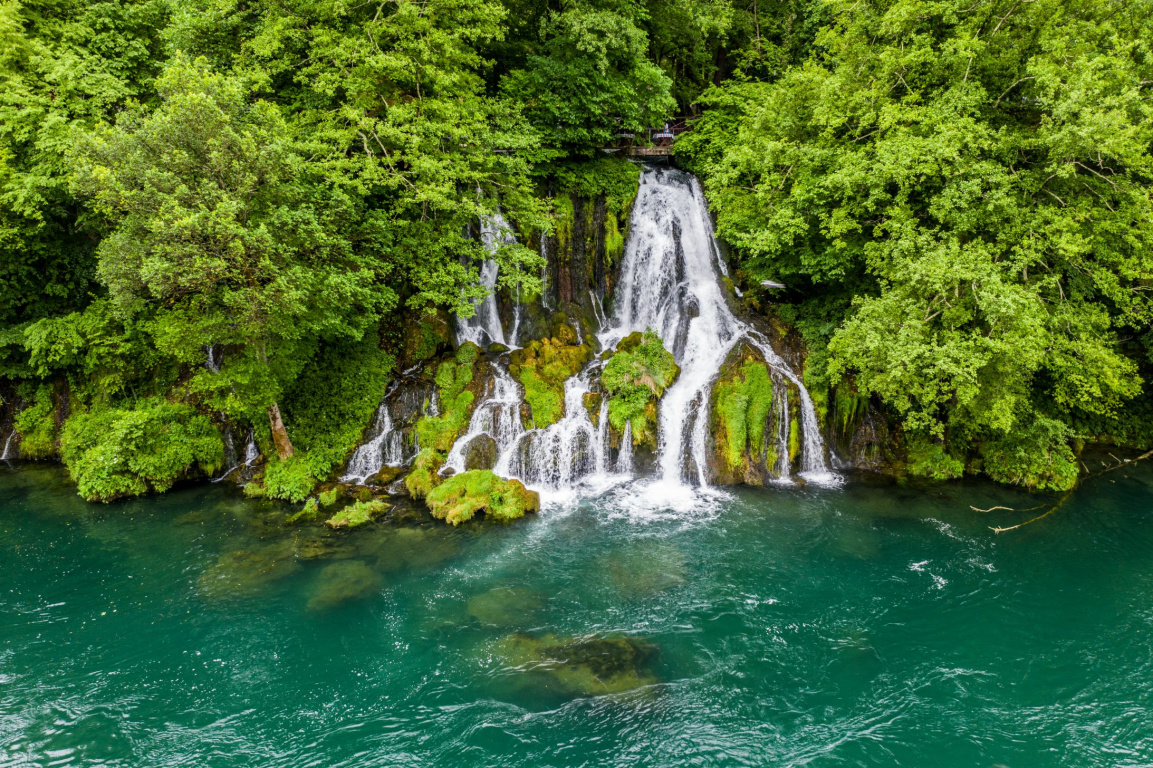
#> input picture nature_1.jpg, 1153 x 768 px
$ python main.py --images .
#> lines starting #> are read from the running program, lines starting #| are printed output that depends on the picture; after the words box and inside, x2 and y2 are one past the last pixel; in counts of white or black regions, pixels touching at a corner belong together
"""https://www.pyimagesearch.com/2017/06/05/computing-image-colorfulness-with-opencv-and-python/"""
"""https://www.tutorialkart.com/opencv/python/opencv-python-get-image-size/"""
#import-urile de care avem nevoie
import cv2
import numpy as np
import argparse
from imutils import paths
from imutils import resize
from imutils import build_montages

#metoda add_argument: construct the argument parse and parse the arguments
#Avem nevoie de o singura linie de comanda ca argument, --images, care este calea catre directorul de imagini
ap = argparse.ArgumentParser()
ap.add_argument("-i", "--images", required=True,
                help="path to input directory of images")
args = vars(ap.parse_args())

#functia image_colorfulness: ia imaginea ca singurul argument si o returneaza cu parametrii de analizare a culorii
#pentru pozitionarea parametrilor de culoare s-au folosit formulele:
# rg = R - G
#yb = \frac{1}{2}(R + G) - B
#\sigma_{rgyb} = \sqrt{\sigma_{rg}^2 + \sigma_{yb}^2}
#\mu_{rgyb} = \sqrt{\mu_{rg}^2 + \mu_{yb}^2}
#C = \sigma_{rgyb} + 0.3 * \mu_{rgyb}

def image_colorfulness(image):
    # split the image into its respective RGB components
    (B, G, R) = cv2.split(image.astype("float"))
    # compute rg = R - G
    rg = np.absolute(R - G)
    # compute yb = 0.5 * (R + G) - B
    yb = np.absolute(0.5 * (R + G) - B)
    # compute the mean and standard deviation of both `rg` and `yb`
    (rbMean, rbStd) = (np.mean(rg), np.std(rg))
    (ybMean, ybStd) = (np.mean(yb), np.std(yb))
    # combine the mean and standard deviations
    stdRoot = np.sqrt((rbStd ** 2) + (ybStd ** 2))
    meanRoot = np.sqrt((rbMean ** 2) + (ybMean ** 2))
    # derive the "colorfulness" metric and return it
    return stdRoot + (0.3 * meanRoot)

#se initializeaza lista pt results si mostColoredImageList
results = []
mostColoredImageList = []

# add custom resolution filter for images
resolutionX = int(input('Resolution for X axis: '))
#> the answer given: 3
resolutionY = int(input('Resolution for Y axis: '))
#> the answer given: 3

#bucla pentru image path
for imagePath in paths.list_images(args["images"]):
    # load the image, resize it (to speed up computation), and
    # compute the colorfulness metric for the image
    image = cv2.imread(imagePath)
#> image is the input picture: shape (768, 1153, 3); mean B, G, R 50.5, 106.9, 72.3
    resizedImage = resize(image, width=250)
    C = image_colorfulness(resizedImage)
#> in image_colorfulness, `(B, G, R) = cv2.split(image.astype("float"))`:
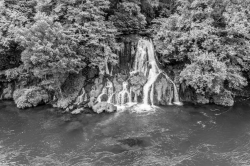
#> G: shape (166, 250) float64; min 0, max 253, mean 106.9
#> in image_colorfulness, `(B, G, R) = cv2.split(image.astype("float"))`:
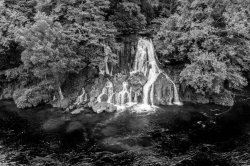
#> R: shape (166, 250) float64; min 0, max 253, mean 72.3
#> in image_colorfulness, `rg = np.absolute(R - G)`:
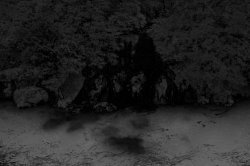
#> rg: shape (166, 250) float64; min 0, max 105, mean 35.3
#> in image_colorfulness, `yb = np.absolute(0.5 * (R + G) - B)`:
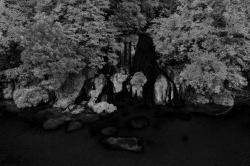
#> yb: shape (166, 250) float64; min 0, max 171, mean 47.8
#> in image_colorfulness, `(rbMean, rbStd) = (np.mean(rg), np.std(rg))`: rbMean = 35.34; rbStd = 27.36
#> in image_colorfulness, `(ybMean, ybStd) = (np.mean(yb), np.std(yb))`: ybMean = 47.81; ybStd = 38.71
#> in image_colorfulness, `stdRoot = np.sqrt((rbStd ** 2) + (ybStd ** 2))`: stdRoot = 47.4
#> in image_colorfulness, `meanRoot = np.sqrt((rbMean ** 2) + (ybMean ** 2))`: meanRoot = 59.45
#> C = 65.24
    # display the colorfulness score on the images
    cv2.putText(resizedImage, "{:.2f}".format(C), (40, 40),
                cv2.FONT_HERSHEY_SIMPLEX, 1.4, (0, 255, 0), 3)
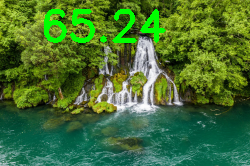
#> resizedImage: shape (166, 250, 3); mean B, G, R 49.6, 112.5, 69.2
    cv2.putText(image, "{:.2f}".format(C), (40, 40),
                cv2.FONT_HERSHEY_SIMPLEX, 1.4, (0, 255, 0), 3)
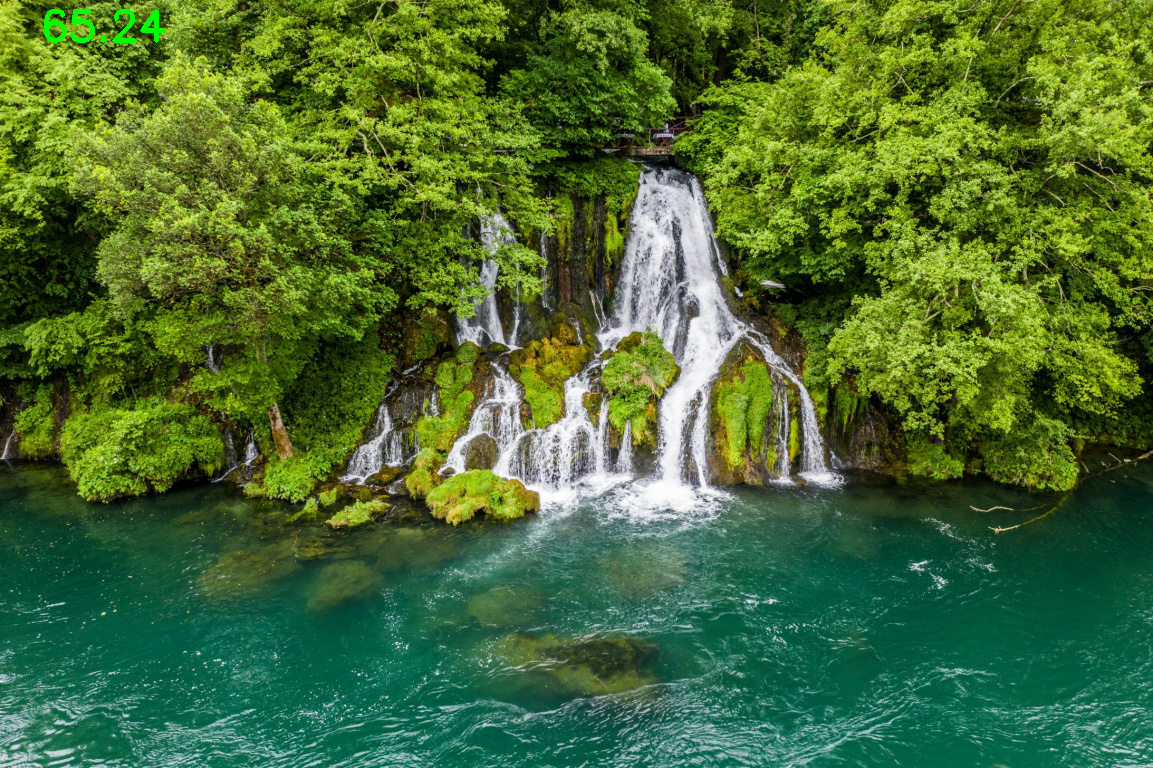
#> image: shape (768, 1153, 3); 0.17% of pixels changed, all inside (x1, y1, x2, y2) = (44, 9, 166, 43)
    # add the image and colorfulness metric to the results list
    results.append((resizedImage, C))
# se iau dimensiunile imaginii; inaltime; latime
    dimensions = image.shape
#> dimensions = (768, 1153, 3)
    height = image.shape[0]
#> height = 768
    width = image.shape[1]
#> width = 1153
#pentru afisarea celei mai colorate imagini
    if len(mostColoredImageList) == 0:
        mostColoredImageList.append((image, C))
    elif height >= resolutionY and width >= resolutionX and C > mostColoredImageList[-1][1]:
        mostColoredImageList.append((image, C))
#> pass 2 of the loop `for imagePath in paths.list_images(args["images"]):`:
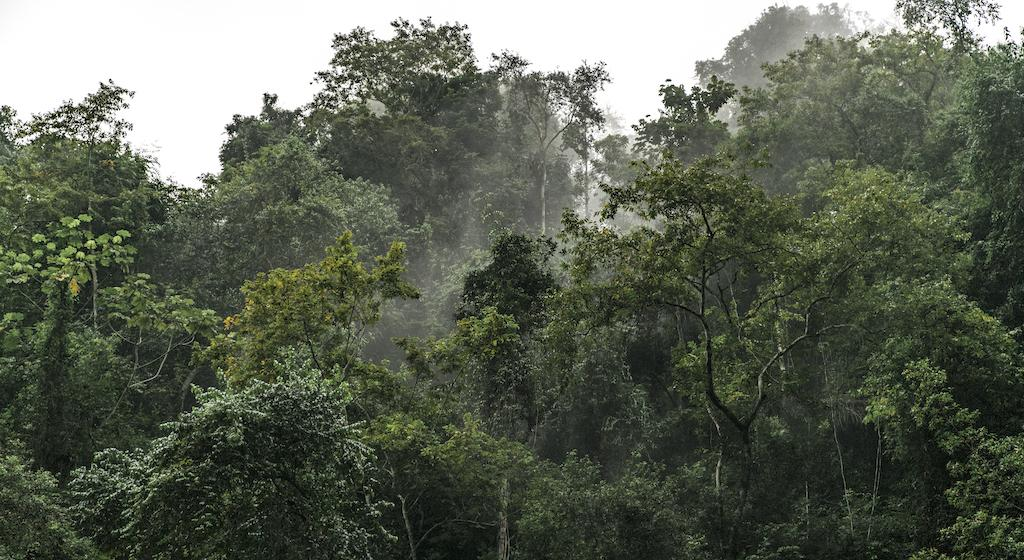
#> input picture nature_10.jpg, 1024 x 560 px
#> image is the input picture: shape (560, 1024, 3); mean B, G, R 84.5, 98.6, 92.5
#> B: shape (136, 250) float64
#> G: shape (136, 250) float64
#> R: shape (136, 250) float64
#> rg: shape (136, 250) float64
#> in image_colorfulness (call 2), `yb = np.absolute(0.5 * (R + G) - B)`:
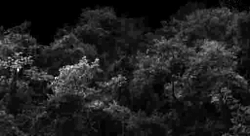
#> yb: shape (136, 250) float64; min 0, max 86, mean 11; drawn with min black and max white
#> rbMean = 6.13; rbStd = 3.86
#> ybMean = 11; ybStd = 9.12
#> stdRoot = 9.91
#> meanRoot = 12.6
#> C = 13.68
#> `cv2.putText(image, "{:.2f}".format(C), (40, 40), cv2.FONT_HERSHEY_SIMP..`:
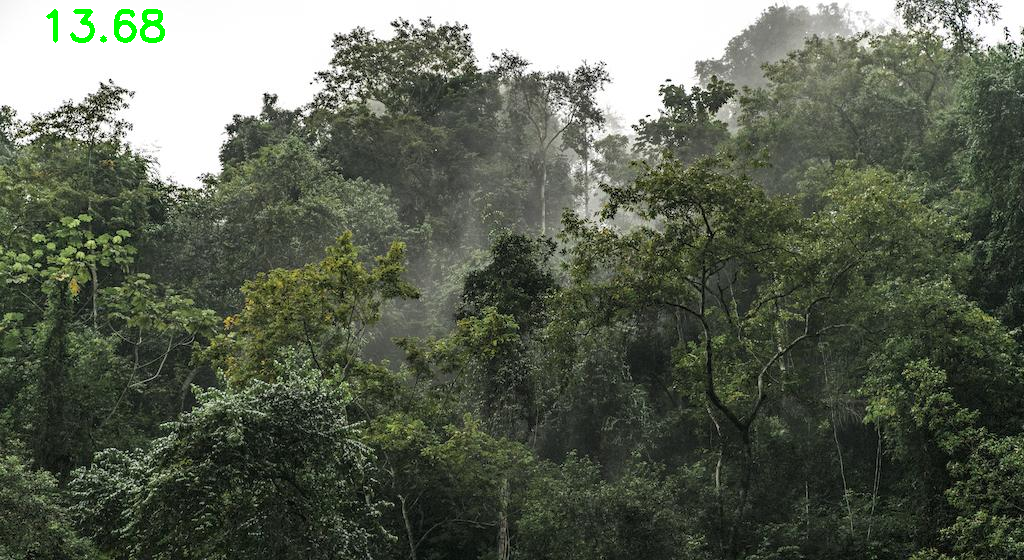
#> image: shape (560, 1024, 3); 0.26% of pixels changed, all inside (x1, y1, x2, y2) = (46, 9, 165, 43)


# construct the montages for the two sets of images
#se sorteaza results reversed
#se stocheaza 25 imagini pt mostColor si 25 pt leastColor
results = sorted(results, key=lambda x: x[1], reverse=True)
#> results = 2 items
mostColor = [r[0] for r in results[:25]]
#> mostColor = 2 items
leastColor = [r[0] for r in results[-25:]][::-1]
#> leastColor = 2 items
mostColoredImage = [r[0] for r in mostColoredImageList[-25:]][::-1]
#> mostColoredImage = 1 item

#se construieste montajul pentru 2 seturi de imagini
#resized 128x128; 5 coloane si 5 randuri
mostColorMontage = build_montages(mostColor, (128, 128), (5, 5))
#> mostColorMontage = 1 item
leastColorMontage = build_montages(leastColor, (128, 128), (5, 5))
#> leastColorMontage = 1 item
#se construieste montajul pentru mostColoredImage
mostColoredImageHeight = mostColoredImage[-1].shape[0]
#> mostColoredImageHeight = 768
mostColoredImageWidth = mostColoredImage[-1].shape[1]
#> mostColoredImageWidth = 1153
mostColoredImageMontage = build_montages(
    mostColoredImage, (mostColoredImageWidth, mostColoredImageHeight), (1, 1))
#> mostColoredImageMontage = 1 item

# se afiseaza imaginile in ferestre separate
#se afiseaza cea mai colorata imagine dupa un anumit prag(introdus de la tastatura)
#waitKey pune pauza executiei programului pana se selecteaza o fereastra activa
cv2.imshow("Most Colorful", mostColorMontage[0])
cv2.imshow("Least Colorful", leastColorMontage[0])
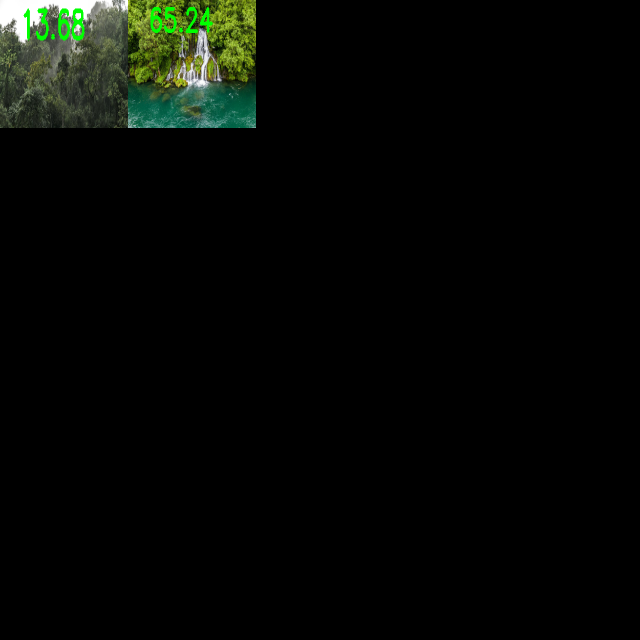
#> window 'Least Colorful': shape (640, 640, 3); mean B, G, R 5.1, 8.6, 6.2
cv2.imshow(
    f"Most Colorful over {resolutionX} x {resolutionY}", mostColoredImageMontage[0])
cv2.waitKey(0)
